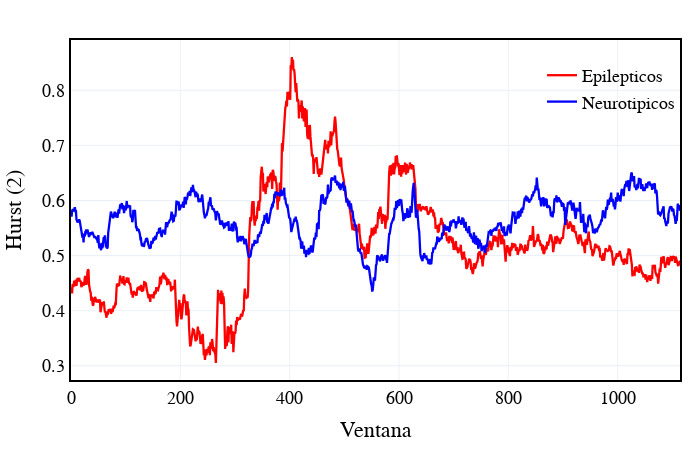

Notebook code cell kept with this figure:
### Code cell
import plotly.graph_objects as go

canal = 6



df_HurstC,df_HurstS = Hv_a_df(HvCP),Hv_a_df(HvSP)
min_len = min(len(df_HurstC[str(canal)]),len(df_HurstS[str(canal)]))

plotC,plotS = df_HurstC[str(canal)][0:min_len],df_HurstS[str(canal)][0:min_len]

fig = go.Figure()
   
fig.add_trace(go.Scatter(x= np.arange(len(plotC)),y= plotC, mode='lines',name='Epilepticos',line_color='red',line_width=2.3))
fig.add_trace(go.Scatter(x= np.arange(len(plotS)),y= plotS, mode='lines',name='Neurotipicos',line_color='blue',line_width=2.3))

estetica(fig, h=450,w=700,x_name= 'Ventana',y_name='Hurst (2)')
fig.show()

### Figure 1 — Plotly figure (JSON) as saved in the notebook; plotly's stock layout.template omitted (floating-point values rounded to 4 significant figures; data arrays with more than 128 entries replaced by an {"elided": "..."} marker saying what was removed)
{"data": [{"line": {"color": "red", "width": 2.3}, "mode": "lines", "name": "Epilepticos", "type": "scatter", "x": {"elided": "1115 int values"}, "y": {"elided": "1115 float values"}}, {"line": {"color": "blue", "width": 2.3}, "mode": "lines", "name": "Neurotipicos", "type": "scatter", "x": {"elided": "1115 int values"}, "y": {"elided": "1115 float values"}}], "layout": {"autosize": false, "font": {"color": "Black", "family": "Arial", "size": 18}, "height": 450, "legend": {"bgcolor": "rgba(255,255,255,0)", "font": {"size": 18}, "orientation": "v", "x": 1, "xanchor": "right", "y": 0.95, "yanchor": "top"}, "margin": {"b": 20, "l": 20, "r": 20, "t": 40}, "plot_bgcolor": "white", "title": {"font": {"size": 20}, "text": ""}, "width": 700, "xaxis": {"linecolor": "black", "linewidth": 2, "mirror": true, "showgrid": true, "showline": true, "title": {"text": "Ventana"}}, "yaxis": {"linecolor": "black", "linewidth": 2, "mirror": true, "showgrid": true, "showline": true, "title": {"text": "Hurst (2)"}}}}
